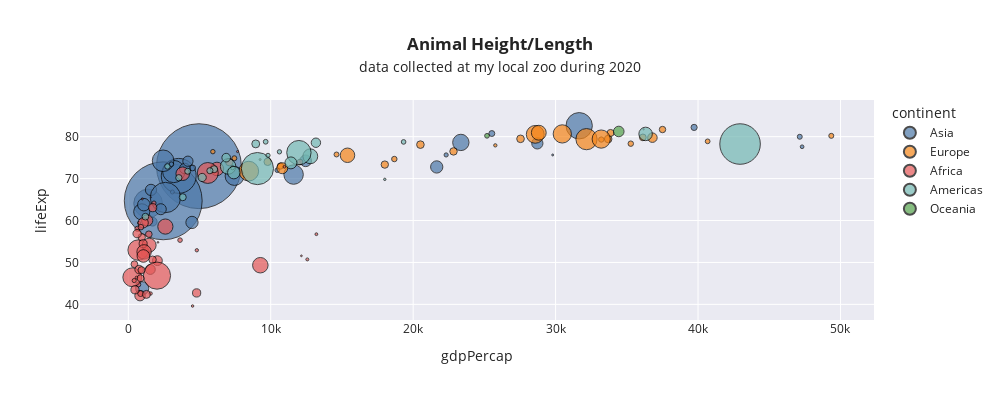

This figure's notebook cell:
### Code cell
df = px.data.gapminder()
df_2007 = df.query("year==2007")
df_2007.head()
df_2007.shape
fig = px.scatter(df_2007,
                     x="gdpPercap", y="lifeExp", size="pop", color="continent",
                     size_max=60, height= 400, title=format_title("Animal Height/Length", "data collected at my local zoo during 2020"))
fig.update_traces(marker=dict(line=dict(width=1, color='black')),
                  selector=dict(mode='markers'))
fig.show()
